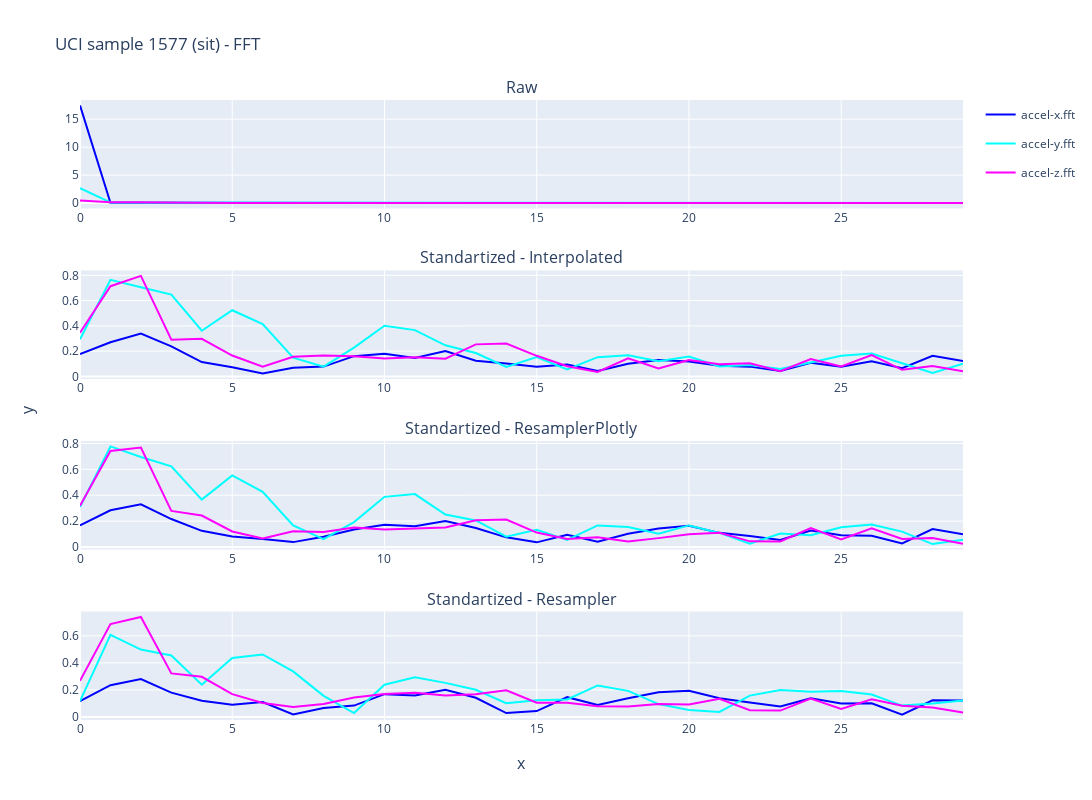
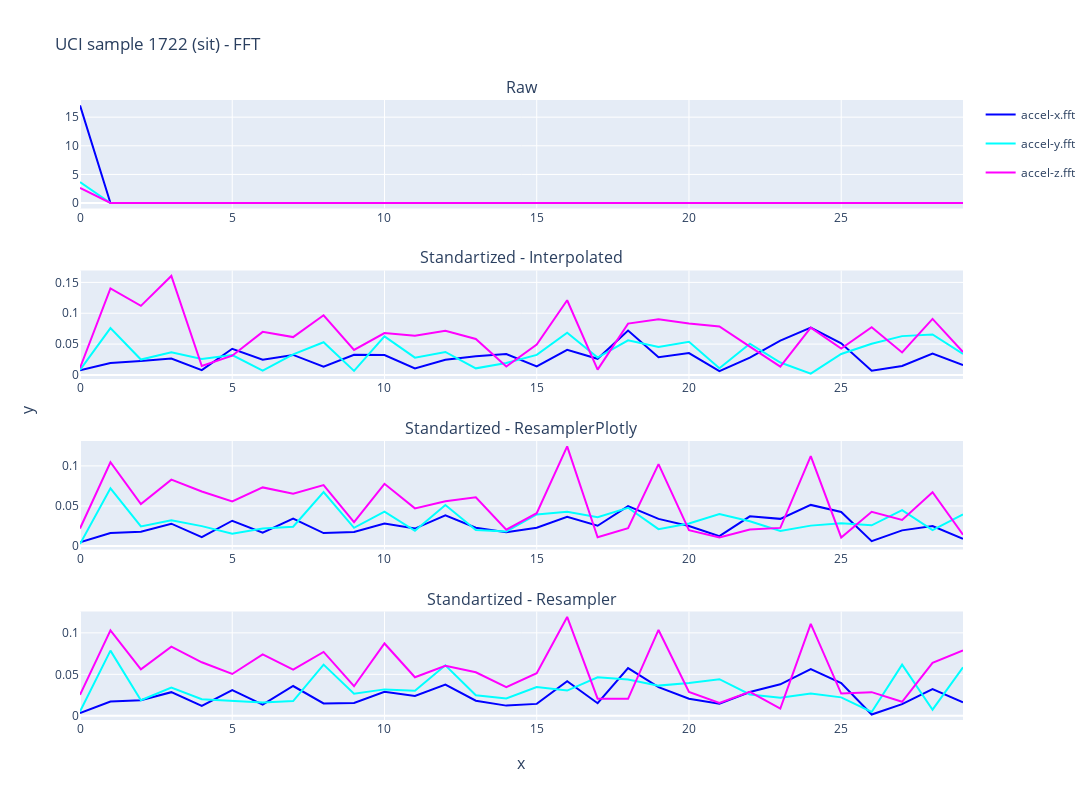
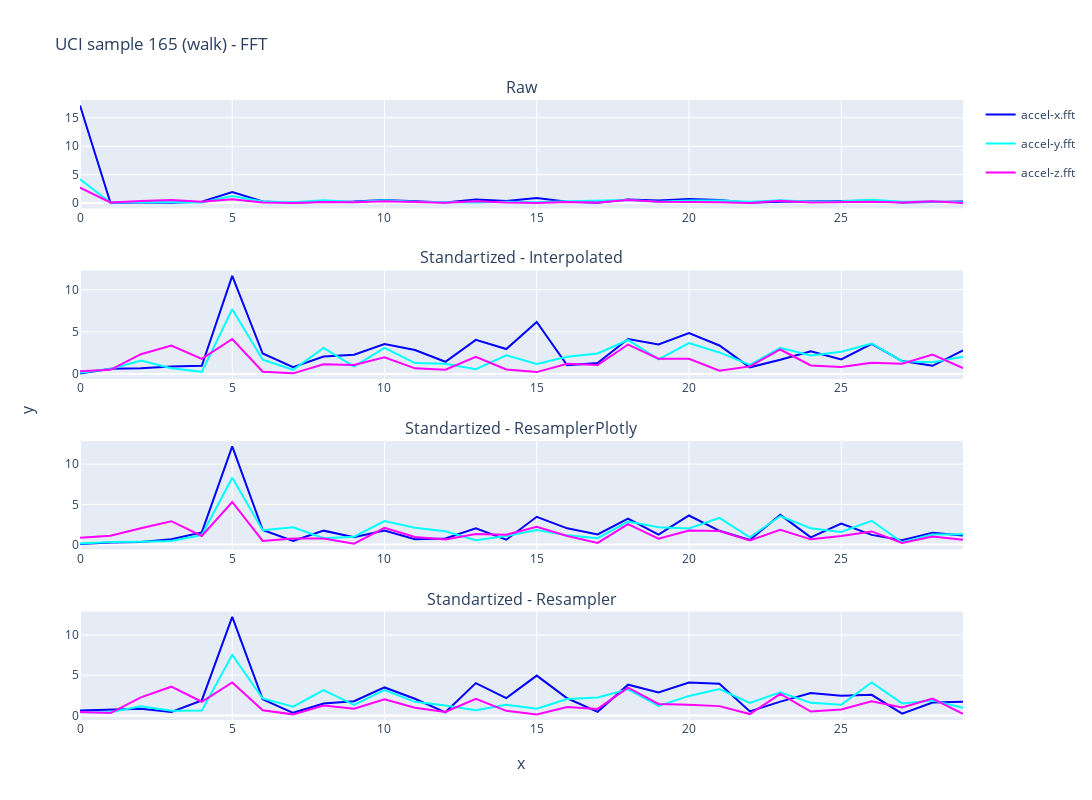
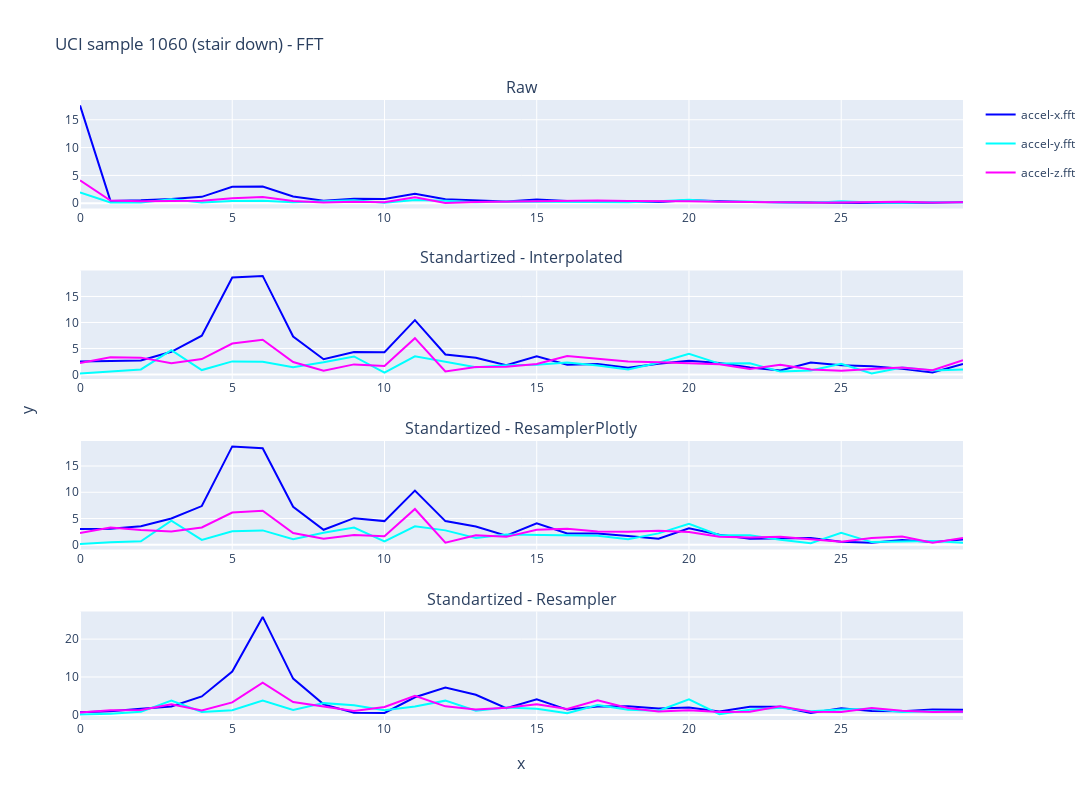

Notebook cell for these charts, in order:
### Code cell
for i in selected_samples:
    label = standartized_codes[train_raw[i][1]]

    fig = generate_plots(
        fft_train_raw,
        fft_train_processed_3,
        fft_train_processed,
        fft_train_processed_2,
        sample_no=i,
        windows=["accel-x.fft", "accel-y.fft", "accel-z.fft"],
        height=800,
        width=1200,
        names=["Raw", "Standartized - Interpolated", "Standartized - ResamplerPlotly", "Standartized - Resampler"],
        vertical_spacing=0.1,
        title=f"UCI sample {i} ({label}) - FFT",
        x_title="x",
        y_title="y",
        the_slice=slice(0, 30, 1)
    )
    fig.show()

### Figure 1 — Plotly figure (JSON) as saved in the notebook; plotly's stock layout.template omitted (floating-point values rounded to 4 significant figures)
{"data": [{"legendgroup": "0", "line": {"color": "blue"}, "mode": "lines", "name": "accel-x.fft", "showlegend": true, "type": "scatter", "xaxis": "x", "y": [17.45, 0.04895, 0.05742, 0.0399, 0.02434, 0.0163, 0.009223, 0.008359, 0.01347, 0.02421, 0.02882, 0.02664, 0.03229, 0.02319, 0.0137, 0.006684, 0.01269, 0.003876, 0.01361, 0.02049, 0.02434, 0.01862, 0.01545, 0.008286, 0.01917, 0.01708, 0.01934, 0.005856, 0.01563, 0.02269], "yaxis": "y"}, {"legendgroup": "1", "line": {"color": "cyan"}, "mode": "lines", "name": "accel-y.fft", "showlegend": true, "type": "scatter", "xaxis": "x", "y": [2.678, 0.1232, 0.1155, 0.113, 0.07176, 0.101, 0.08254, 0.03589, 0.006752, 0.03147, 0.06728, 0.07255, 0.04865, 0.04093, 0.01558, 0.01886, 0.01517, 0.03358, 0.03151, 0.01656, 0.02959, 0.02173, 0.008096, 0.01866, 0.01008, 0.02017, 0.02707, 0.02313, 0.002582, 0.005641], "yaxis": "y"}, {"legendgroup": "2", "line": {"color": "magenta"}, "mode": "lines", "name": "accel-z.fft", "showlegend": true, "type": "scatter", "xaxis": "x", "y": [0.4556, 0.1661, 0.1411, 0.05211, 0.04006, 0.01806, 0.01492, 0.02142, 0.02269, 0.02845, 0.02406, 0.01971, 0.02078, 0.03448, 0.03727, 0.02093, 0.00966, 0.01044, 0.00432, 0.01148, 0.0181, 0.01469, 0.005457, 0.005716, 0.02249, 0.01239, 0.02653, 0.01274, 0.01603, 0.006352], "yaxis": "y"}, {"legendgroup": "0", "line": {"color": "blue"}, "mode": "lines", "name": "accel-x.fft", "showlegend": false, "type": "scatter", "xaxis": "x2", "y": [0.1766, 0.2706, 0.3393, 0.238, 0.1134, 0.07257, 0.02241, 0.06895, 0.07767, 0.1601, 0.179, 0.1466, 0.2004, 0.1238, 0.1019, 0.07607, 0.0933, 0.04315, 0.1008, 0.1297, 0.1178, 0.08476, 0.07741, 0.04357, 0.1072, 0.07609, 0.1189, 0.06523, 0.1638, 0.121], "yaxis": "y2"}, {"legendgroup": "1", "line": {"color": "cyan"}, "mode": "lines", "name": "accel-y.fft", "showlegend": false, "type": "scatter", "xaxis": "x2", "y": [0.2945, 0.764, 0.7049, 0.6479, 0.3613, 0.5237, 0.4135, 0.1489, 0.0773, 0.2282, 0.4009, 0.3663, 0.2461, 0.1852, 0.07572, 0.1533, 0.05596, 0.1524, 0.1668, 0.1208, 0.1567, 0.07808, 0.08993, 0.05842, 0.1094, 0.1637, 0.1809, 0.1062, 0.02727, 0.1008], "yaxis": "y2"}, {"legendgroup": "2", "line": {"color": "magenta"}, "mode": "lines", "name": "accel-z.fft", "showlegend": false, "type": "scatter", "xaxis": "x2", "y": [0.3453, 0.714, 0.7952, 0.2904, 0.2973, 0.1652, 0.07678, 0.1554, 0.1655, 0.1596, 0.1424, 0.151, 0.1405, 0.2536, 0.2598, 0.163, 0.0807, 0.035, 0.143, 0.0626, 0.1301, 0.09678, 0.1034, 0.0414, 0.1374, 0.0787, 0.1695, 0.0522, 0.08323, 0.04138], "yaxis": "y2"}, {"legendgroup": "0", "line": {"color": "blue"}, "mode": "lines", "name": "accel-x.fft", "showlegend": false, "type": "scatter", "xaxis": "x3", "y": [0.1664, 0.2836, 0.3293, 0.216, 0.1248, 0.08178, 0.06192, 0.03763, 0.07971, 0.1343, 0.171, 0.1606, 0.2004, 0.1461, 0.07445, 0.03574, 0.09501, 0.04022, 0.1024, 0.143, 0.1638, 0.1092, 0.08442, 0.0546, 0.1273, 0.09117, 0.08711, 0.02731, 0.1391, 0.09838], "yaxis": "y3"}, {"legendgroup": "1", "line": {"color": "cyan"}, "mode": "lines", "name": "accel-y.fft", "showlegend": false, "type": "scatter", "xaxis": "x3", "y": [0.3093, 0.777, 0.6949, 0.6234, 0.3659, 0.5527, 0.426, 0.1671, 0.06062, 0.1924, 0.3874, 0.4088, 0.251, 0.2053, 0.0793, 0.1331, 0.05399, 0.1662, 0.1537, 0.1018, 0.1666, 0.1088, 0.0258, 0.1034, 0.09056, 0.1527, 0.1729, 0.1188, 0.02242, 0.05604], "yaxis": "y3"}, {"legendgroup": "2", "line": {"color": "magenta"}, "mode": "lines", "name": "accel-z.fft", "showlegend": false, "type": "scatter", "xaxis": "x3", "y": [0.3183, 0.7418, 0.769, 0.2784, 0.2431, 0.1199, 0.0658, 0.1206, 0.1149, 0.1509, 0.1351, 0.1413, 0.1502, 0.2062, 0.2118, 0.1112, 0.06151, 0.07572, 0.04263, 0.06833, 0.09773, 0.1094, 0.04357, 0.04256, 0.1461, 0.05827, 0.1435, 0.06185, 0.06936, 0.02415], "yaxis": "y3"}, {"legendgroup": "0", "line": {"color": "blue"}, "mode": "lines", "name": "accel-x.fft", "showlegend": false, "type": "scatter", "xaxis": "x4", "y": [0.1163, 0.2349, 0.2796, 0.1795, 0.119, 0.09083, 0.11, 0.01783, 0.06636, 0.08354, 0.1684, 0.1587, 0.2002, 0.1416, 0.02856, 0.04317, 0.146, 0.08814, 0.1382, 0.1821, 0.1934, 0.1383, 0.1067, 0.07646, 0.1372, 0.09874, 0.1015, 0.01721, 0.1229, 0.1215], "yaxis": "y4"}, {"legendgroup": "1", "line": {"color": "cyan"}, "mode": "lines", "name": "accel-y.fft", "showlegend": false, "type": "scatter", "xaxis": "x4", "y": [0.1174, 0.6084, 0.4988, 0.4551, 0.2383, 0.436, 0.4623, 0.3369, 0.1556, 0.02813, 0.2383, 0.2934, 0.2518, 0.2007, 0.1008, 0.1235, 0.1288, 0.2331, 0.1928, 0.09501, 0.05058, 0.0367, 0.1574, 0.1986, 0.187, 0.1921, 0.1656, 0.08381, 0.1001, 0.1214], "yaxis": "y4"}, {"legendgroup": "2", "line": {"color": "magenta"}, "mode": "lines", "name": "accel-z.fft", "showlegend": false, "type": "scatter", "xaxis": "x4", "y": [0.2672, 0.6876, 0.7402, 0.3223, 0.2966, 0.1688, 0.1032, 0.07326, 0.09555, 0.1433, 0.169, 0.1787, 0.1576, 0.1683, 0.197, 0.1052, 0.1039, 0.07964, 0.0778, 0.09607, 0.09134, 0.1343, 0.04965, 0.04684, 0.135, 0.05917, 0.1296, 0.08208, 0.06881, 0.0331], "yaxis": "y4"}], "layout": {"annotations": [{"font": {"size": 16}, "showarrow": false, "text": "Raw", "x": 0.5, "xanchor": "center", "xref": "paper", "y": 1, "yanchor": "bottom", "yref": "paper"}, {"font": {"size": 16}, "showarrow": false, "text": "Standartized - Interpolated", "x": 0.5, "xanchor": "center", "xref": "paper", "y": 0.725, "yanchor": "bottom", "yref": "paper"}, {"font": {"size": 16}, "showarrow": false, "text": "Standartized - ResamplerPlotly", "x": 0.5, "xanchor": "center", "xref": "paper", "y": 0.45, "yanchor": "bottom", "yref": "paper"}, {"font": {"size": 16}, "showarrow": false, "text": "Standartized - Resampler", "x": 0.5, "xanchor": "center", "xref": "paper", "y": 0.175, "yanchor": "bottom", "yref": "paper"}, {"font": {"size": 16}, "showarrow": false, "text": "x", "x": 0.5, "xanchor": "center", "xref": "paper", "y": 0, "yanchor": "top", "yref": "paper", "yshift": -30}, {"font": {"size": 16}, "showarrow": false, "text": "y", "textangle": -90, "x": 0, "xanchor": "right", "xref": "paper", "xshift": -40, "y": 0.5, "yanchor": "middle", "yref": "paper"}], "height": 800, "title": {"text": "UCI sample 1577 (sit) - FFT"}, "width": 1200, "xaxis": {"anchor": "y", "domain": [0, 1]}, "xaxis2": {"anchor": "y2", "domain": [0, 1]}, "xaxis3": {"anchor": "y3", "domain": [0, 1]}, "xaxis4": {"anchor": "y4", "domain": [0, 1]}, "yaxis": {"anchor": "x", "domain": [0.825, 1]}, "yaxis2": {"anchor": "x2", "domain": [0.55, 0.725]}, "yaxis3": {"anchor": "x3", "domain": [0.275, 0.45]}, "yaxis4": {"anchor": "x4", "domain": [0, 0.175]}}}

### Figure 2 — Plotly figure (JSON) as saved in the notebook; plotly's stock layout.template omitted (floating-point values rounded to 4 significant figures)
{"data": [{"legendgroup": "0", "line": {"color": "blue"}, "mode": "lines", "name": "accel-x.fft", "showlegend": true, "type": "scatter", "xaxis": "x", "y": [17.05, 0.00661, 0.003574, 0.004669, 0.001505, 0.005219, 0.00291, 0.005228, 0.002332, 0.002644, 0.004736, 0.003565, 0.006402, 0.003825, 0.003031, 0.00368, 0.00566, 0.003753, 0.00835, 0.005634, 0.004342, 0.001985, 0.00623, 0.005005, 0.008776, 0.006885, 0.001294, 0.004181, 0.004161, 0.001905], "yaxis": "y"}, {"legendgroup": "1", "line": {"color": "cyan"}, "mode": "lines", "name": "accel-y.fft", "showlegend": true, "type": "scatter", "xaxis": "x", "y": [3.659, 0.004134, 0.007694, 0.002507, 0.002703, 0.004222, 0.003831, 0.004593, 0.009526, 0.004855, 0.005913, 0.004289, 0.008607, 0.004119, 0.003088, 0.005122, 0.006274, 0.007072, 0.006451, 0.004746, 0.005335, 0.007121, 0.004851, 0.004007, 0.004566, 0.003413, 0.003029, 0.009194, 0.003841, 0.006784], "yaxis": "y"}, {"legendgroup": "2", "line": {"color": "magenta"}, "mode": "lines", "name": "accel-z.fft", "showlegend": true, "type": "scatter", "xaxis": "x", "y": [2.653, 0.03179, 0.008654, 0.009984, 0.008571, 0.009581, 0.01028, 0.008963, 0.01332, 0.003826, 0.0131, 0.007013, 0.009821, 0.00904, 0.004307, 0.007362, 0.02098, 0.001205, 0.004577, 0.01561, 0.003978, 0.002798, 0.003378, 0.003571, 0.01736, 0.003195, 0.005285, 0.003998, 0.01363, 0.005716], "yaxis": "y"}, {"legendgroup": "0", "line": {"color": "blue"}, "mode": "lines", "name": "accel-x.fft", "showlegend": false, "type": "scatter", "xaxis": "x2", "y": [0.007639, 0.0194, 0.0226, 0.02658, 0.007848, 0.04246, 0.02468, 0.03242, 0.0135, 0.03254, 0.03216, 0.01044, 0.02451, 0.03033, 0.03377, 0.01372, 0.04076, 0.0262, 0.07195, 0.02886, 0.03551, 0.006225, 0.0281, 0.05567, 0.07683, 0.05129, 0.006783, 0.01461, 0.0346, 0.01584], "yaxis": "y2"}, {"legendgroup": "1", "line": {"color": "cyan"}, "mode": "lines", "name": "accel-y.fft", "showlegend": false, "type": "scatter", "xaxis": "x2", "y": [0.008064, 0.07598, 0.02492, 0.03668, 0.02606, 0.03217, 0.007071, 0.0334, 0.05297, 0.006622, 0.06248, 0.02803, 0.03727, 0.01067, 0.01929, 0.03253, 0.06845, 0.02824, 0.05609, 0.04515, 0.05375, 0.01094, 0.05064, 0.02009, 0.002222, 0.03404, 0.0506, 0.06292, 0.06551, 0.03413], "yaxis": "y2"}, {"legendgroup": "2", "line": {"color": "magenta"}, "mode": "lines", "name": "accel-z.fft", "showlegend": false, "type": "scatter", "xaxis": "x2", "y": [0.0113, 0.1401, 0.1119, 0.1605, 0.01444, 0.03123, 0.06983, 0.06136, 0.0967, 0.04057, 0.06796, 0.06337, 0.07157, 0.05831, 0.01365, 0.04921, 0.121, 0.008587, 0.08318, 0.09037, 0.08328, 0.07853, 0.04582, 0.01339, 0.07652, 0.04275, 0.0774, 0.03644, 0.0909, 0.03725], "yaxis": "y2"}, {"legendgroup": "0", "line": {"color": "blue"}, "mode": "lines", "name": "accel-x.fft", "showlegend": false, "type": "scatter", "xaxis": "x3", "y": [0.004587, 0.01629, 0.01784, 0.02787, 0.01105, 0.03155, 0.01654, 0.03418, 0.01619, 0.01759, 0.02812, 0.02175, 0.03829, 0.02287, 0.01726, 0.02276, 0.03646, 0.02525, 0.04968, 0.03387, 0.0249, 0.01225, 0.03704, 0.03388, 0.05128, 0.04256, 0.005989, 0.01953, 0.02493, 0.00897], "yaxis": "y3"}, {"legendgroup": "1", "line": {"color": "cyan"}, "mode": "lines", "name": "accel-y.fft", "showlegend": false, "type": "scatter", "xaxis": "x3", "y": [0.002427, 0.0719, 0.02445, 0.03218, 0.02481, 0.01529, 0.02198, 0.02411, 0.0673, 0.02274, 0.04282, 0.01899, 0.05127, 0.02005, 0.0182, 0.03942, 0.04285, 0.03602, 0.0477, 0.02108, 0.02818, 0.0399, 0.03082, 0.01884, 0.02545, 0.02833, 0.02586, 0.04487, 0.01984, 0.03936], "yaxis": "y3"}, {"legendgroup": "2", "line": {"color": "magenta"}, "mode": "lines", "name": "accel-z.fft", "showlegend": false, "type": "scatter", "xaxis": "x3", "y": [0.02188, 0.1046, 0.05243, 0.08282, 0.06809, 0.05564, 0.07314, 0.06537, 0.07594, 0.02967, 0.07763, 0.04695, 0.05596, 0.06079, 0.02037, 0.04095, 0.1243, 0.01089, 0.02221, 0.1022, 0.01979, 0.01079, 0.0207, 0.02263, 0.1122, 0.01067, 0.04275, 0.03256, 0.06723, 0.01415], "yaxis": "y3"}, {"legendgroup": "0", "line": {"color": "blue"}, "mode": "lines", "name": "accel-x.fft", "showlegend": false, "type": "scatter", "xaxis": "x4", "y": [0.003174, 0.01724, 0.01877, 0.02849, 0.01181, 0.03096, 0.01354, 0.03593, 0.01485, 0.01554, 0.02905, 0.02398, 0.03756, 0.01821, 0.01227, 0.01438, 0.04169, 0.01515, 0.05754, 0.03466, 0.02055, 0.01445, 0.02863, 0.03795, 0.05622, 0.03942, 0.001478, 0.01408, 0.03225, 0.01626], "yaxis": "y4"}, {"legendgroup": "1", "line": {"color": "cyan"}, "mode": "lines", "name": "accel-y.fft", "showlegend": false, "type": "scatter", "xaxis": "x4", "y": [0.005077, 0.07857, 0.01877, 0.03406, 0.02005, 0.01792, 0.016, 0.01773, 0.06175, 0.02668, 0.03186, 0.03021, 0.06093, 0.02482, 0.02097, 0.0346, 0.0304, 0.04639, 0.04367, 0.0364, 0.03954, 0.04419, 0.0258, 0.02169, 0.02698, 0.02225, 0.004641, 0.06166, 0.007354, 0.05858], "yaxis": "y4"}, {"legendgroup": "2", "line": {"color": "magenta"}, "mode": "lines", "name": "accel-z.fft", "showlegend": false, "type": "scatter", "xaxis": "x4", "y": [0.02525, 0.103, 0.05611, 0.08329, 0.06451, 0.05043, 0.07407, 0.05569, 0.07705, 0.03564, 0.08724, 0.04647, 0.06039, 0.05252, 0.03467, 0.05142, 0.1192, 0.02062, 0.02044, 0.1035, 0.02884, 0.0155, 0.02894, 0.008633, 0.1109, 0.02681, 0.02851, 0.0169, 0.0638, 0.07891], "yaxis": "y4"}], "layout": {"annotations": [{"font": {"size": 16}, "showarrow": false, "text": "Raw", "x": 0.5, "xanchor": "center", "xref": "paper", "y": 1, "yanchor": "bottom", "yref": "paper"}, {"font": {"size": 16}, "showarrow": false, "text": "Standartized - Interpolated", "x": 0.5, "xanchor": "center", "xref": "paper", "y": 0.725, "yanchor": "bottom", "yref": "paper"}, {"font": {"size": 16}, "showarrow": false, "text": "Standartized - ResamplerPlotly", "x": 0.5, "xanchor": "center", "xref": "paper", "y": 0.45, "yanchor": "bottom", "yref": "paper"}, {"font": {"size": 16}, "showarrow": false, "text": "Standartized - Resampler", "x": 0.5, "xanchor": "center", "xref": "paper", "y": 0.175, "yanchor": "bottom", "yref": "paper"}, {"font": {"size": 16}, "showarrow": false, "text": "x", "x": 0.5, "xanchor": "center", "xref": "paper", "y": 0, "yanchor": "top", "yref": "paper", "yshift": -30}, {"font": {"size": 16}, "showarrow": false, "text": "y", "textangle": -90, "x": 0, "xanchor": "right", "xref": "paper", "xshift": -40, "y": 0.5, "yanchor": "middle", "yref": "paper"}], "height": 800, "title": {"text": "UCI sample 1722 (sit) - FFT"}, "width": 1200, "xaxis": {"anchor": "y", "domain": [0, 1]}, "xaxis2": {"anchor": "y2", "domain": [0, 1]}, "xaxis3": {"anchor": "y3", "domain": [0, 1]}, "xaxis4": {"anchor": "y4", "domain": [0, 1]}, "yaxis": {"anchor": "x", "domain": [0.825, 1]}, "yaxis2": {"anchor": "x2", "domain": [0.55, 0.725]}, "yaxis3": {"anchor": "x3", "domain": [0.275, 0.45]}, "yaxis4": {"anchor": "x4", "domain": [0, 0.175]}}}

### Figure 3 — Plotly figure (JSON) as saved in the notebook; plotly's stock layout.template omitted (floating-point values rounded to 4 significant figures)
{"data": [{"legendgroup": "0", "line": {"color": "blue"}, "mode": "lines", "name": "accel-x.fft", "showlegend": true, "type": "scatter", "xaxis": "x", "y": [17.18, 0.07303, 0.09186, 0.07282, 0.2517, 1.967, 0.3044, 0.07297, 0.2588, 0.2867, 0.5676, 0.3524, 0.09934, 0.656, 0.3832, 0.8802, 0.2469, 0.06482, 0.6229, 0.4665, 0.7444, 0.5287, 0.07821, 0.2561, 0.3655, 0.3651, 0.4012, 0.09888, 0.1879, 0.2895], "yaxis": "y"}, {"legendgroup": "1", "line": {"color": "cyan"}, "mode": "lines", "name": "accel-y.fft", "showlegend": true, "type": "scatter", "xaxis": "x", "y": [4.183, 0.09277, 0.2027, 0.1101, 0.1031, 1.24, 0.3043, 0.1593, 0.4947, 0.2047, 0.5233, 0.254, 0.1978, 0.1066, 0.2188, 0.1365, 0.3162, 0.3685, 0.5531, 0.2451, 0.4655, 0.4646, 0.2423, 0.5071, 0.2491, 0.3177, 0.5762, 0.2221, 0.2996, 0.1316], "yaxis": "y"}, {"legendgroup": "2", "line": {"color": "magenta"}, "mode": "lines", "name": "accel-z.fft", "showlegend": true, "type": "scatter", "xaxis": "x", "y": [2.727, 0.1082, 0.3936, 0.5536, 0.2584, 0.6594, 0.09635, 0.01577, 0.1968, 0.1366, 0.3359, 0.1479, 0.07175, 0.3274, 0.09268, 0.006821, 0.1751, 0.1269, 0.5513, 0.2506, 0.2577, 0.1614, 0.03531, 0.4237, 0.1062, 0.1592, 0.2454, 0.1287, 0.3291, 0.02435], "yaxis": "y"}, {"legendgroup": "0", "line": {"color": "blue"}, "mode": "lines", "name": "accel-x.fft", "showlegend": false, "type": "scatter", "xaxis": "x2", "y": [0.05471, 0.6154, 0.6864, 0.9053, 0.9674, 11.63, 2.432, 0.8108, 2.08, 2.287, 3.552, 2.844, 1.455, 4.054, 2.963, 6.165, 1.039, 1.313, 4.154, 3.51, 4.85, 3.383, 0.7963, 1.684, 2.686, 1.723, 3.564, 1.534, 0.9774, 2.812], "yaxis": "y2"}, {"legendgroup": "1", "line": {"color": "cyan"}, "mode": "lines", "name": "accel-y.fft", "showlegend": false, "type": "scatter", "xaxis": "x2", "y": [0.1652, 0.606, 1.601, 0.6763, 0.2594, 7.677, 1.696, 0.5031, 3.083, 0.8801, 3.091, 1.302, 1.22, 0.5763, 2.208, 1.202, 2.051, 2.443, 4.033, 1.727, 3.677, 2.558, 1.075, 3.103, 2.19, 2.639, 3.622, 1.529, 1.408, 2.052], "yaxis": "y2"}, {"legendgroup": "2", "line": {"color": "magenta"}, "mode": "lines", "name": "accel-z.fft", "showlegend": false, "type": "scatter", "xaxis": "x2", "y": [0.3309, 0.5027, 2.353, 3.379, 1.796, 4.151, 0.277, 0.08228, 1.168, 1.073, 1.993, 0.6759, 0.5189, 2.05, 0.5465, 0.2279, 1.21, 1.072, 3.496, 1.814, 1.813, 0.3908, 0.9081, 2.908, 1.014, 0.8313, 1.336, 1.224, 2.314, 0.6999], "yaxis": "y2"}, {"legendgroup": "0", "line": {"color": "blue"}, "mode": "lines", "name": "accel-x.fft", "showlegend": false, "type": "scatter", "xaxis": "x3", "y": [0.06128, 0.2608, 0.3181, 0.6674, 1.511, 12.2, 1.812, 0.4472, 1.73, 0.9052, 1.738, 0.6571, 0.7664, 2.013, 0.6062, 3.451, 2.016, 1.263, 3.219, 1.23, 3.614, 1.712, 0.5801, 3.695, 0.8894, 2.611, 1.203, 0.5478, 1.482, 1.118], "yaxis": "y3"}, {"legendgroup": "1", "line": {"color": "cyan"}, "mode": "lines", "name": "accel-y.fft", "showlegend": false, "type": "scatter", "xaxis": "x3", "y": [0.1302, 0.3177, 0.3529, 0.4411, 1.184, 8.3, 1.787, 2.145, 0.7803, 0.9794, 2.922, 2.093, 1.647, 0.5534, 1.053, 1.815, 1.145, 0.7998, 2.851, 2.164, 1.995, 3.314, 0.9016, 3.545, 2.022, 1.576, 2.96, 0.2792, 1.24, 1.291], "yaxis": "y3"}, {"legendgroup": "2", "line": {"color": "magenta"}, "mode": "lines", "name": "accel-z.fft", "showlegend": false, "type": "scatter", "xaxis": "x3", "y": [0.862, 1.093, 2.031, 2.903, 1.076, 5.297, 0.4536, 0.7509, 0.7666, 0.1076, 2.08, 0.9523, 0.6321, 1.327, 1.23, 2.199, 1.067, 0.2032, 2.552, 0.7381, 1.744, 1.694, 0.5166, 1.843, 0.6498, 1.058, 1.634, 0.2034, 1.015, 0.6032], "yaxis": "y3"}, {"legendgroup": "0", "line": {"color": "blue"}, "mode": "lines", "name": "accel-x.fft", "showlegend": false, "type": "scatter", "xaxis": "x4", "y": [0.6178, 0.6858, 0.8371, 0.4211, 1.865, 12.25, 2.005, 0.324, 1.484, 1.763, 3.48, 2.068, 0.3852, 4.019, 2.151, 4.95, 2.131, 0.4494, 3.82, 2.853, 4.082, 3.93, 0.5045, 1.715, 2.788, 2.435, 2.559, 0.2139, 1.614, 1.712], "yaxis": "y4"}, {"legendgroup": "1", "line": {"color": "cyan"}, "mode": "lines", "name": "accel-y.fft", "showlegend": false, "type": "scatter", "xaxis": "x4", "y": [0.3831, 0.3999, 1.139, 0.5819, 0.6005, 7.537, 2.104, 1.082, 3.144, 1.317, 3.154, 1.691, 1.242, 0.652, 1.32, 0.8298, 2.03, 2.233, 3.253, 1.191, 2.426, 3.271, 1.561, 2.886, 1.561, 1.322, 4.104, 1.494, 1.869, 0.9646], "yaxis": "y4"}, {"legendgroup": "2", "line": {"color": "magenta"}, "mode": "lines", "name": "accel-z.fft", "showlegend": false, "type": "scatter", "xaxis": "x4", "y": [0.4176, 0.2925, 2.243, 3.573, 1.701, 4.097, 0.6505, 0.1325, 1.232, 0.8363, 2.016, 0.9593, 0.4336, 2.056, 0.5707, 0.1058, 1.045, 0.8119, 3.464, 1.42, 1.34, 1.157, 0.1706, 2.671, 0.4878, 0.7294, 1.763, 0.9877, 2.094, 0.1866], "yaxis": "y4"}], "layout": {"annotations": [{"font": {"size": 16}, "showarrow": false, "text": "Raw", "x": 0.5, "xanchor": "center", "xref": "paper", "y": 1, "yanchor": "bottom", "yref": "paper"}, {"font": {"size": 16}, "showarrow": false, "text": "Standartized - Interpolated", "x": 0.5, "xanchor": "center", "xref": "paper", "y": 0.725, "yanchor": "bottom", "yref": "paper"}, {"font": {"size": 16}, "showarrow": false, "text": "Standartized - ResamplerPlotly", "x": 0.5, "xanchor": "center", "xref": "paper", "y": 0.45, "yanchor": "bottom", "yref": "paper"}, {"font": {"size": 16}, "showarrow": false, "text": "Standartized - Resampler", "x": 0.5, "xanchor": "center", "xref": "paper", "y": 0.175, "yanchor": "bottom", "yref": "paper"}, {"font": {"size": 16}, "showarrow": false, "text": "x", "x": 0.5, "xanchor": "center", "xref": "paper", "y": 0, "yanchor": "top", "yref": "paper", "yshift": -30}, {"font": {"size": 16}, "showarrow": false, "text": "y", "textangle": -90, "x": 0, "xanchor": "right", "xref": "paper", "xshift": -40, "y": 0.5, "yanchor": "middle", "yref": "paper"}], "height": 800, "title": {"text": "UCI sample 165 (walk) - FFT"}, "width": 1200, "xaxis": {"anchor": "y", "domain": [0, 1]}, "xaxis2": {"anchor": "y2", "domain": [0, 1]}, "xaxis3": {"anchor": "y3", "domain": [0, 1]}, "xaxis4": {"anchor": "y4", "domain": [0, 1]}, "yaxis": {"anchor": "x", "domain": [0.825, 1]}, "yaxis2": {"anchor": "x2", "domain": [0.55, 0.725]}, "yaxis3": {"anchor": "x3", "domain": [0.275, 0.45]}, "yaxis4": {"anchor": "x4", "domain": [0, 0.175]}}}

### Figure 4 — Plotly figure (JSON) as saved in the notebook; plotly's stock layout.template omitted (floating-point values rounded to 4 significant figures)
{"data": [{"legendgroup": "0", "line": {"color": "blue"}, "mode": "lines", "name": "accel-x.fft", "showlegend": true, "type": "scatter", "xaxis": "x", "y": [17.58, 0.4207, 0.5232, 0.7618, 1.147, 2.973, 3.015, 1.213, 0.4713, 0.8154, 0.7511, 1.707, 0.713, 0.5293, 0.3176, 0.6726, 0.3881, 0.3076, 0.3119, 0.2288, 0.5191, 0.3331, 0.2147, 0.1603, 0.1748, 0.1085, 0.03114, 0.1425, 0.07512, 0.2103], "yaxis": "y"}, {"legendgroup": "1", "line": {"color": "cyan"}, "mode": "lines", "name": "accel-y.fft", "showlegend": true, "type": "scatter", "xaxis": "x", "y": [1.96, 0.1498, 0.1181, 0.7241, 0.1348, 0.3959, 0.4556, 0.1764, 0.3741, 0.5346, 0.09098, 0.5623, 0.4445, 0.1933, 0.3318, 0.2881, 0.2655, 0.2972, 0.1936, 0.3714, 0.6233, 0.2679, 0.2936, 0.1345, 0.03637, 0.3398, 0.1162, 0.09468, 0.2074, 0.1138], "yaxis": "y"}, {"legendgroup": "2", "line": {"color": "magenta"}, "mode": "lines", "name": "accel-z.fft", "showlegend": true, "type": "scatter", "xaxis": "x", "y": [4.107, 0.4858, 0.3753, 0.412, 0.4627, 0.9202, 1.107, 0.4201, 0.1234, 0.2749, 0.1945, 1.075, 0.04327, 0.2227, 0.3153, 0.4277, 0.4473, 0.4841, 0.4138, 0.4476, 0.3536, 0.2599, 0.26, 0.168, 0.0869, 0.1762, 0.2059, 0.2673, 0.1248, 0.1874], "yaxis": "y"}, {"legendgroup": "0", "line": {"color": "blue"}, "mode": "lines", "name": "accel-x.fft", "showlegend": false, "type": "scatter", "xaxis": "x2", "y": [2.478, 2.596, 2.671, 4.363, 7.467, 18.65, 18.95, 7.295, 2.927, 4.338, 4.284, 10.45, 3.852, 3.211, 1.758, 3.506, 1.854, 2.003, 1.301, 2.068, 2.625, 2.227, 1.341, 0.7773, 2.294, 1.784, 1.565, 1.085, 0.3717, 2.012], "yaxis": "y2"}, {"legendgroup": "1", "line": {"color": "cyan"}, "mode": "lines", "name": "accel-y.fft", "showlegend": false, "type": "scatter", "xaxis": "x2", "y": [0.1702, 0.6283, 0.9667, 4.674, 0.8447, 2.516, 2.442, 1.404, 2.331, 3.463, 0.3517, 3.479, 2.464, 1.376, 1.776, 1.882, 2.302, 1.734, 0.9586, 2.257, 3.964, 2.09, 2.164, 0.5502, 0.7416, 2.044, 0.1842, 1.358, 0.7422, 0.9431], "yaxis": "y2"}, {"legendgroup": "2", "line": {"color": "magenta"}, "mode": "lines", "name": "accel-z.fft", "showlegend": false, "type": "scatter", "xaxis": "x2", "y": [2.215, 3.305, 3.235, 2.137, 2.971, 5.957, 6.683, 2.384, 0.7098, 1.936, 1.642, 6.978, 0.5886, 1.437, 1.5, 1.994, 3.545, 2.965, 2.488, 2.328, 2.173, 1.982, 1.058, 1.88, 0.9717, 0.7165, 1.027, 1.33, 0.8319, 2.722], "yaxis": "y2"}, {"legendgroup": "0", "line": {"color": "blue"}, "mode": "lines", "name": "accel-x.fft", "showlegend": false, "type": "scatter", "xaxis": "x3", "y": [3.009, 3.057, 3.531, 5.007, 7.372, 18.74, 18.38, 7.235, 2.857, 5.07, 4.508, 10.33, 4.511, 3.467, 1.742, 4.09, 2.151, 2.147, 1.665, 1.148, 3.143, 1.899, 1.131, 1.167, 1.288, 0.5955, 0.3971, 0.8847, 0.5418, 1.02], "yaxis": "y3"}, {"legendgroup": "1", "line": {"color": "cyan"}, "mode": "lines", "name": "accel-y.fft", "showlegend": false, "type": "scatter", "xaxis": "x3", "y": [0.1315, 0.4988, 0.6666, 4.596, 0.9228, 2.557, 2.741, 1.045, 2.293, 3.28, 0.6628, 3.514, 2.744, 1.297, 1.948, 1.829, 1.754, 1.728, 1.068, 2.171, 4.013, 1.811, 1.816, 0.9705, 0.2853, 2.258, 0.5031, 0.6445, 0.7345, 0.3715], "yaxis": "y3"}, {"legendgroup": "2", "line": {"color": "magenta"}, "mode": "lines", "name": "accel-z.fft", "showlegend": false, "type": "scatter", "xaxis": "x3", "y": [2.243, 3.282, 2.825, 2.527, 3.298, 6.147, 6.494, 2.246, 1.134, 1.874, 1.62, 6.81, 0.4045, 1.827, 1.508, 2.85, 3.06, 2.53, 2.502, 2.667, 2.42, 1.513, 1.403, 1.545, 1.033, 0.593, 1.304, 1.59, 0.3988, 1.28], "yaxis": "y3"}, {"legendgroup": "0", "line": {"color": "blue"}, "mode": "lines", "name": "accel-x.fft", "showlegend": false, "type": "scatter", "xaxis": "x4", "y": [0.6799, 0.9851, 1.615, 2.234, 4.863, 11.44, 25.86, 9.576, 2.786, 0.5568, 0.5013, 4.644, 7.199, 5.314, 1.779, 4.099, 1.403, 2.245, 2.283, 1.674, 1.93, 0.8999, 2.129, 2.148, 0.4735, 1.776, 1.011, 0.9552, 1.448, 1.369], "yaxis": "y4"}, {"legendgroup": "1", "line": {"color": "cyan"}, "mode": "lines", "name": "accel-y.fft", "showlegend": false, "type": "scatter", "xaxis": "x4", "y": [0.08546, 0.3151, 0.8088, 3.762, 0.7545, 1.252, 3.761, 1.302, 3.106, 2.577, 1.22, 2.229, 3.761, 1.085, 1.932, 1.651, 0.4592, 2.585, 1.365, 1.103, 4.087, 0.1814, 1.345, 1.916, 0.9592, 1.447, 1.626, 0.7898, 0.9715, 0.79], "yaxis": "y4"}, {"legendgroup": "2", "line": {"color": "magenta"}, "mode": "lines", "name": "accel-z.fft", "showlegend": false, "type": "scatter", "xaxis": "x4", "y": [0.6493, 1.223, 1.272, 2.821, 1.147, 3.296, 8.517, 3.381, 2.204, 1.025, 2.069, 5.046, 2.253, 1.442, 1.907, 2.83, 1.548, 3.842, 1.835, 0.8896, 1.228, 0.7972, 0.8361, 2.303, 0.8242, 0.7625, 1.798, 1.119, 0.7526, 0.8164], "yaxis": "y4"}], "layout": {"annotations": [{"font": {"size": 16}, "showarrow": false, "text": "Raw", "x": 0.5, "xanchor": "center", "xref": "paper", "y": 1, "yanchor": "bottom", "yref": "paper"}, {"font": {"size": 16}, "showarrow": false, "text": "Standartized - Interpolated", "x": 0.5, "xanchor": "center", "xref": "paper", "y": 0.725, "yanchor": "bottom", "yref": "paper"}, {"font": {"size": 16}, "showarrow": false, "text": "Standartized - ResamplerPlotly", "x": 0.5, "xanchor": "center", "xref": "paper", "y": 0.45, "yanchor": "bottom", "yref": "paper"}, {"font": {"size": 16}, "showarrow": false, "text": "Standartized - Resampler", "x": 0.5, "xanchor": "center", "xref": "paper", "y": 0.175, "yanchor": "bottom", "yref": "paper"}, {"font": {"size": 16}, "showarrow": false, "text": "x", "x": 0.5, "xanchor": "center", "xref": "paper", "y": 0, "yanchor": "top", "yref": "paper", "yshift": -30}, {"font": {"size": 16}, "showarrow": false, "text": "y", "textangle": -90, "x": 0, "xanchor": "right", "xref": "paper", "xshift": -40, "y": 0.5, "yanchor": "middle", "yref": "paper"}], "height": 800, "title": {"text": "UCI sample 1060 (stair down) - FFT"}, "width": 1200, "xaxis": {"anchor": "y", "domain": [0, 1]}, "xaxis2": {"anchor": "y2", "domain": [0, 1]}, "xaxis3": {"anchor": "y3", "domain": [0, 1]}, "xaxis4": {"anchor": "y4", "domain": [0, 1]}, "yaxis": {"anchor": "x", "domain": [0.825, 1]}, "yaxis2": {"anchor": "x2", "domain": [0.55, 0.725]}, "yaxis3": {"anchor": "x3", "domain": [0.275, 0.45]}, "yaxis4": {"anchor": "x4", "domain": [0, 0.175]}}}
